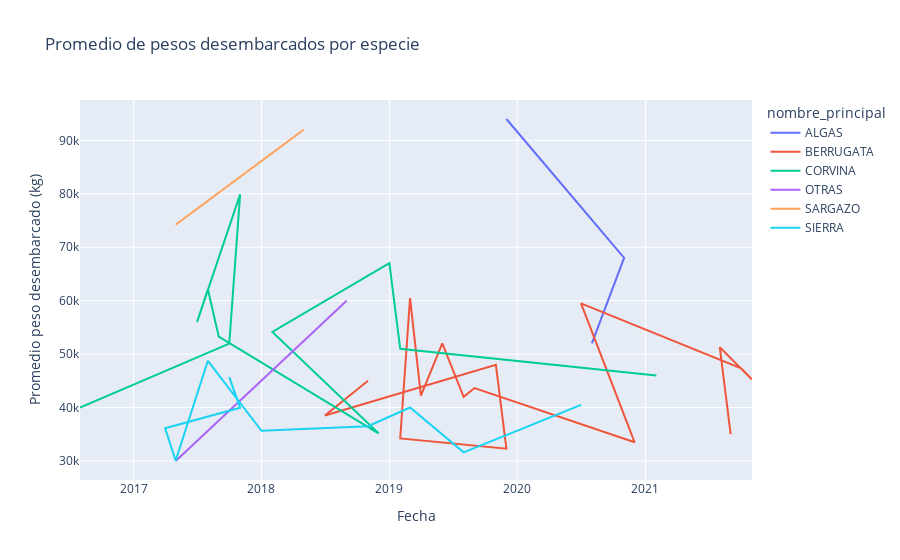

The cell this chart's notebook holds for it:
### Code cell
aux = df[df["peso_desembarcado"] >= 30000]
print(aux[["nombre_lugarcaptura", "nombre_sitio_desembarque", "numero_embarcaciones"]])
print(sorted(set(aux.nombre_lugarcaptura)))
x_especie(aux)

### Figure 1 — Plotly figure (JSON) as saved in the notebook; plotly's stock layout.template omitted (floating-point values rounded to 4 significant figures)
{"data": [{"hovertemplate": "nombre_principal=ALGAS<br>Fecha=%{x}<br>Promedio peso desembarcado (kg)=%{y}<extra></extra>", "legendgroup": "ALGAS", "line": {"color": "#636efa", "dash": "solid"}, "marker": {"symbol": "circle"}, "mode": "lines", "name": "ALGAS", "orientation": "v", "showlegend": true, "type": "scatter", "x": ["2019-12", "2020-11", "2020-8"], "xaxis": "x", "y": [94000, 68000, 52000], "yaxis": "y"}, {"hovertemplate": "nombre_principal=BERRUGATA<br>Fecha=%{x}<br>Promedio peso desembarcado (kg)=%{y}<extra></extra>", "legendgroup": "BERRUGATA", "line": {"color": "#EF553B", "dash": "solid"}, "marker": {"symbol": "circle"}, "mode": "lines", "name": "BERRUGATA", "orientation": "v", "showlegend": true, "type": "scatter", "x": ["2018-11", "2018-7", "2019-11", "2019-12", "2019-2", "2019-3", "2019-4", "2019-6", "2019-8", "2019-9", "2020-12", "2020-7", "2021-10", "2021-11", "2021-8", "2021-9"], "xaxis": "x", "y": [45000, 38500, 48000, 32300, 34220.0, 60500, 42250, 52000, 42000, 43650, 33500, 59500, 47358, 45240, 51300, 35025], "yaxis": "y"}, {"hovertemplate": "nombre_principal=CORVINA<br>Fecha=%{x}<br>Promedio peso desembarcado (kg)=%{y}<extra></extra>", "legendgroup": "CORVINA", "line": {"color": "#00cc96", "dash": "solid"}, "marker": {"symbol": "circle"}, "mode": "lines", "name": "CORVINA", "orientation": "v", "showlegend": true, "type": "scatter", "x": ["2016-8", "2017-10", "2017-11", "2017-7", "2017-8", "2017-9", "2018-12", "2018-2", "2019-1", "2019-2", "2021-2"], "xaxis": "x", "y": [40000, 51980.0, 79894, 56000, 62120.0, 53260.0, 35180, 54150, 67010.0, 51000, 46000], "yaxis": "y"}, {"hovertemplate": "nombre_principal=OTRAS<br>Fecha=%{x}<br>Promedio peso desembarcado (kg)=%{y}<extra></extra>", "legendgroup": "OTRAS", "line": {"color": "#ab63fa", "dash": "solid"}, "marker": {"symbol": "circle"}, "mode": "lines", "name": "OTRAS", "orientation": "v", "showlegend": true, "type": "scatter", "x": ["2017-5", "2018-9"], "xaxis": "x", "y": [30000, 60000], "yaxis": "y"}, {"hovertemplate": "nombre_principal=SARGAZO<br>Fecha=%{x}<br>Promedio peso desembarcado (kg)=%{y}<extra></extra>", "legendgroup": "SARGAZO", "line": {"color": "#FFA15A", "dash": "solid"}, "marker": {"symbol": "circle"}, "mode": "lines", "name": "SARGAZO", "orientation": "v", "showlegend": true, "type": "scatter", "x": ["2017-5", "2018-5"], "xaxis": "x", "y": [74200, 92000], "yaxis": "y"}, {"hovertemplate": "nombre_principal=SIERRA<br>Fecha=%{x}<br>Promedio peso desembarcado (kg)=%{y}<extra></extra>", "legendgroup": "SIERRA", "line": {"color": "#19d3f3", "dash": "solid"}, "marker": {"symbol": "circle"}, "mode": "lines", "name": "SIERRA", "orientation": "v", "showlegend": true, "type": "scatter", "x": ["2017-10", "2017-11", "2017-4", "2017-5", "2017-8", "2018-1", "2018-11", "2019-3", "2019-8", "2020-7"], "xaxis": "x", "y": [45700, 39950, 36120.0, 30077, 48750, 35650, 36500, 40018, 31615, 40500], "yaxis": "y"}], "layout": {"legend": {"title": {"text": "nombre_principal"}, "tracegroupgap": 0}, "title": {"text": "Promedio de pesos desembarcados por especie"}, "xaxis": {"anchor": "y", "domain": [0, 1], "title": {"text": "Fecha"}}, "yaxis": {"anchor": "x", "domain": [0, 1], "title": {"text": "Promedio peso desembarcado (kg)"}}}}
